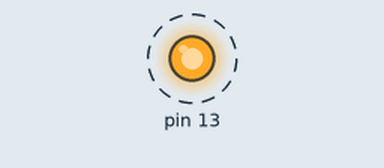
Recording of a sketch running on a simulated Arduino Uno, built with avr-gcc and run on an emulated ATmega328P. On the bench: output pins drawn as LEDs (lit = HIGH). Dashed ring = blinking.

Above: at 0.1 s.
Timing chart, 0 to 3.0 s (numbered marks = the images above):
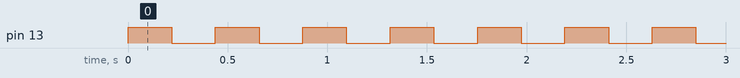

Measured:
- by itself, pin 13: alternates HIGH for 0.22 s and LOW for 0.22 s

The sketch:

kep394_HW2_Q4.4.ino
```cpp
/*
 * Kiersten Page
 * Embedded HW2
 * Due: February 21, 2020
 *
 * 4.4 Practice run-time debugging by fixing the following listing, so that
 * the LED will blink like it
 * was meant to.
 */
void NewDelay (unsigned long mSecondsApx );
void setup (){
  unsigned char * portDDRB ;
  portDDRB = (unsigned char *) 0x24;
  *portDDRB |= 0x20;
 }
void loop (){
  unsigned char * portB ;
  portB = (unsigned char *) 0x25;
  *portB |= 0x20;
  NewDelay (1000); //changed to 1000 to slow down blinking
  *portB &= 0xDF;
  NewDelay (1000); //changed to 1000 to slow down blinking
 }
void NewDelay (unsigned long mSecondsApx ){
  volatile unsigned long i;
  unsigned long j; //change char to long
  unsigned long k;
  unsigned long endTime = 100 * mSecondsApx ;
  for (i = 0; i < endTime ; i++){
    j = 10;
  }
  do{
    j = j - 1;
    k = i / j;
    } while (k > 0);
    }
```
